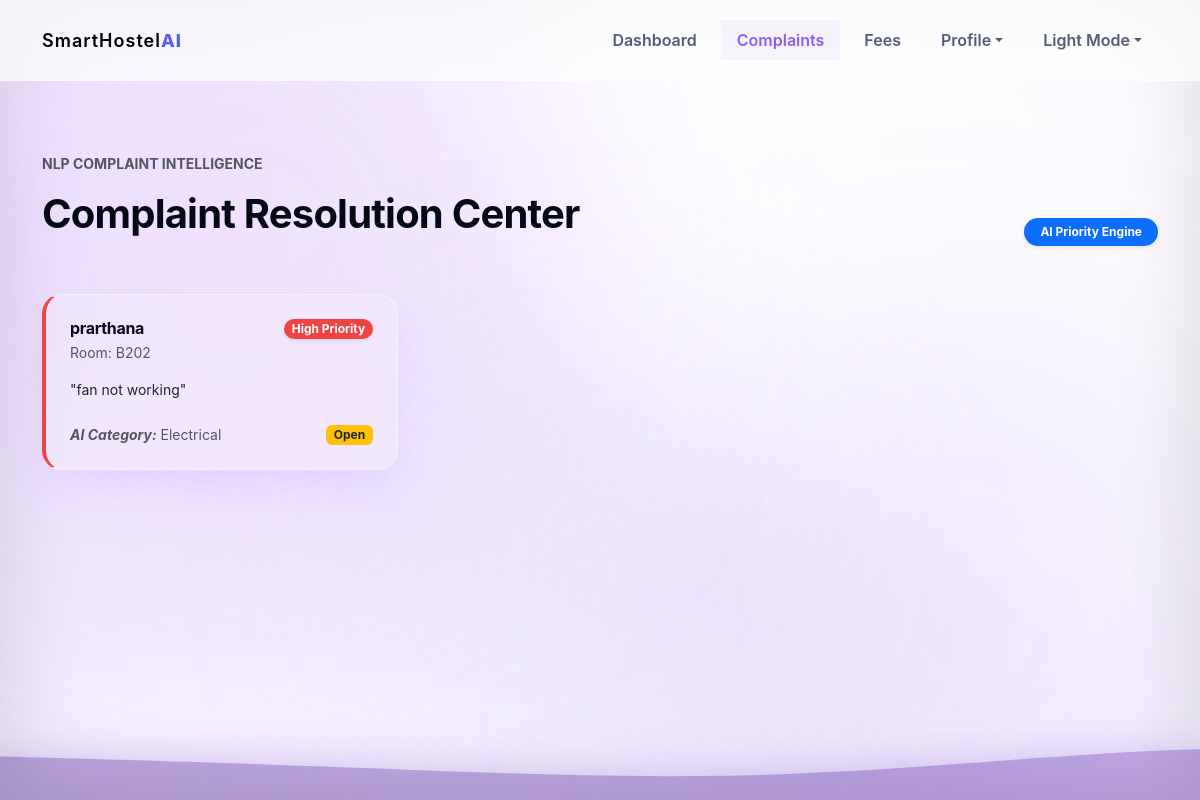
Page /complaints (signed in) on the earlier database version.
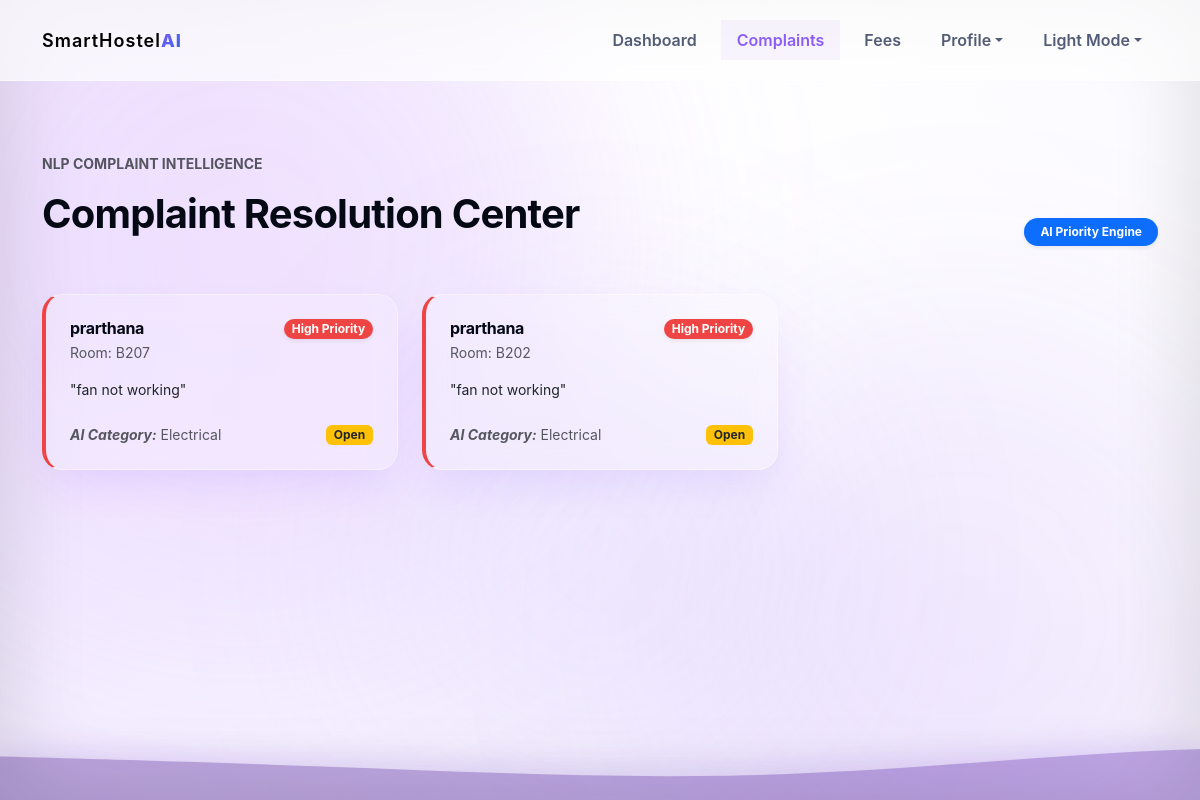
Same page on the later database version.
### tables this page shows
CREATE TABLE complaints (
                id INTEGER PRIMARY KEY AUTOINCREMENT,
                student_email TEXT NOT NULL,
                text TEXT NOT NULL,
                category TEXT NOT NULL,
                priority TEXT NOT NULL,
                sentiment TEXT NOT NULL,
                status TEXT NOT NULL,
                created_at TEXT NOT NULL
            );

CREATE TABLE users (
                id INTEGER PRIMARY KEY AUTOINCREMENT,
                email TEXT UNIQUE NOT NULL,
                name TEXT NOT NULL,
                role TEXT NOT NULL,
                password TEXT NOT NULL,
                failed_attempts INTEGER DEFAULT 0
            );

CREATE TABLE rooms (
                id INTEGER PRIMARY KEY AUTOINCREMENT,
                block TEXT NOT NULL,
                floor INTEGER NOT NULL,
                room_number INTEGER NOT NULL,
                type TEXT NOT NULL,
                capacity INTEGER NOT NULL,
                occupied INTEGER DEFAULT 0,
                status TEXT NOT NULL
            );

### app.py (the view)
@app.route("/complaints")
@login_required()
def complaints_page():
    with get_db() as db:
        if session["role"] == "admin":
            scope = get_admin_scope(session["user_email"])
            params = []
            gender_filter = ""
            if scope["gender"]:
                gender_filter = "WHERE s.gender = ?"
                params.append(scope["gender"])
            complaints = db.execute(f"""
                SELECT c.*, u.name as student_name, r.block, r.room_number
                FROM complaints c
                JOIN users u ON c.student_email = u.email
                JOIN students s ON c.student_email = s.email
                LEFT JOIN allocations a ON c.student_email = a.student_email
                LEFT JOIN rooms r ON a.room_id = r.id
                {gender_filter}
                ORDER BY
                    CASE c.priority
                        WHEN 'Critical' THEN 0
                        WHEN 'High' THEN 1
                        WHEN 'Medium' THEN 2
                        WHEN 'Low' THEN 3
                        ELSE 4
                    END, c.id DESC
            """, params).fetchall()
        else:
            complaints = db.execute("SELECT * FROM complaints WHERE student_email = ? ORDER BY id DESC", (session["user_email"],)).fetchall()
    return render_template("complaints.html", complaints=complaints)

### app.py (called while the page is built)
@app.context_processor
def inject_asset_version():
    return {"asset_version": os.getenv("RENDER_GIT_COMMIT", datetime.now().strftime("%Y%m%d%H%M"))}

@app.after_request
def add_no_cache_headers(response):
    if request.endpoint == "static":
        response.headers["Cache-Control"] = "no-store, no-cache, must-revalidate, max-age=0"
    return response

def get_db():
    db = sqlite3.connect(DATABASE, detect_types=sqlite3.PARSE_DECLTYPES)
    db.row_factory = sqlite3.Row
    return db

def get_admin_scope(email):
    if email == "maleadmin@hostel.com":
        return {"block": "A", "gender": "Male", "label": "Male Admin Dashboard", "audience": "Boys Hostel"}
    if email == "femaleadmin@hostel.com":
        return {"block": "B", "gender": "Female", "label": "Female Admin Dashboard", "audience": "Girls Hostel"}
    return {"block": None, "gender": None, "label": "Chief Admin Dashboard", "audience": "All Hostels"}

### templates/complaints.html (shortened to what this page needs)
{% extends "base.html" %}
{% block content %}
<section class="dashboard py-5">
  <div class="container">
    <div class="d-flex flex-wrap justify-content-between align-items-end gap-3 mb-5 reveal">
      <div>
        <p class="text-muted fw-bold text-uppercase small tracking-wide">NLP Complaint Intelligence</p>
        <h1 class="h1 fw-bold" id="complaint-title">Complaint Resolution Center</h1>
      </div>
      <span class="badge bg-primary px-3 py-2 rounded-pill shadow-sm">AI Priority Engine</span>
    </div>
    {% if session.get("role") == "admin" %}
      <div class="row g-4" id="complaints-grid">
        {% for c in complaints %}
          <div class="col-md-6 col-lg-4 complaint-card-wrapper">
            <div class="glass-panel p-4 h-100 d-flex flex-column" style="border-left: 4px solid
              {% if c.priority == 'Critical' %}#7F1D1D
              {% elif c.priority == 'High' %}#EF4444
              {% elif c.priority == 'Medium' %}#F59E0B
              {% else %}#10B981{% endif %};">
              <div class="d-flex justify-content-between align-items-start mb-3">
                <div>
                  <h3 class="h6 fw-bold mb-1">{{ c.student_name }}</h3>
                  <p class="text-muted small mb-0">Room: {{ c.block }}{{ c.room_number if c.room_number else 'Unassigned' }}</p>
                </div>
                <span class="badge rounded-pill small fw-bold shadow-sm" style="background-color:
                  {% if c.priority == 'Critical' %}#7F1D1D
                  {% elif c.priority == 'High' %}#EF4444
                  {% elif c.priority == 'Medium' %}#F59E0B
                  {% else %}#10B981{% endif %}; color: white;">
                  {{ c.priority }} Priority
                </span>
              </div>
              <p class="text-dark small mb-4 flex-grow-1">"{{ c.text }}"</p>
              <div class="d-flex justify-content-between align-items-center mt-auto">
                <span class="text-muted small"><i class="fw-bold">AI Category:</i> {{ c.category }}</span>
                <span class="badge {% if c.status == 'Open' %}bg-warning text-dark{% else %}bg-success{% endif %}">
                  {{ c.status }}
                </span>
              </div>
            </div>
          </div>
        {% else %}
          <div class="col-12 text-center py-5">
            <p class="text-muted">No complaints logged yet.</p>
          </div>
        {% endfor %}
      </div>
    {% endif %}
  </div>
</section>
{% endblock %}

Differences in the rows shown:
added complaints: student_name "prarthana", block "B", room_number "207", priority "High", text "fan not working", category "Electrical", status "Open"
